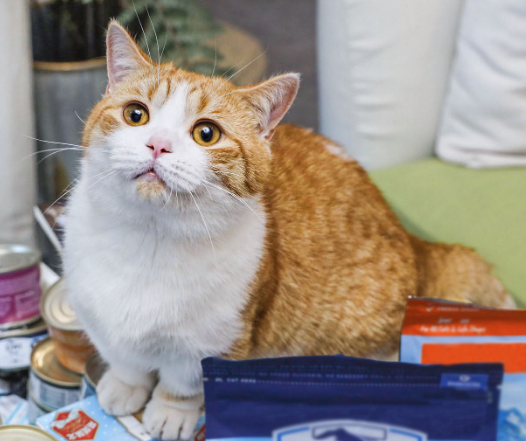
//> input picture pictures/zhupi.png, 526 x 441 px
$ ./advanced   (built with g++ and OpenCV 4)
//> lines starting //> are read from the running program, lines starting //| are printed output that depends on the picture; after the words box and inside, x2 and y2 are one past the last pixel; in counts of white or black regions, pixels touching at a corner belong together
/**
 * @brief: 漫水填充算法高级实例-加入鼠标选择像素种子
 * @author： liujin
 * @date: 2019/5/11
*/

/**头文件*/
#include "opencv2/imgproc/imgproc.hpp"
#include "opencv2/highgui/highgui.hpp"
#include <iostream>

/**命名空间*/
using namespace cv;
using namespace std;


/**全局变量*/
Mat srcImage, dstImage, grayImage, maskImage;//定义原始图、目标图、灰度图、掩模图
int g_nFillMode = 1;//1则是fixed_range
int g_nLowDifference = 20, g_nUpDifference = 20;//负差最大值、正差最大值
int g_nConnectivity = 4;//表示floodFill函数标识符低八位的连通值
int g_bIsColor = true;//是否为彩色图的标识符布尔值
bool g_bUseMask = false;//是否显示掩膜窗口的布尔值
int g_nNewMaskVal = 255;//新的重新绘制的像素值

/**函数定义*/
/// @brief:输出提示
static void ShowHelpText()
{
    //输出一些帮助信息
    printf( "\n\n\t按键操作说明: \n\n"
            "\t\t鼠标点击图中区域- 进行漫水填充操作\n"
            "\t\t键盘按键【ESC】- 退出程序\n"
            "\t\t键盘按键【1】-  切换彩色图/灰度图模式\n"
            "\t\t键盘按键【2】- 显示/隐藏掩膜窗口\n"
            "\t\t键盘按键【3】- 恢复原始图像\n"
            "\t\t键盘按键【4】- 使用空范围的漫水填充\n" //就是只有相同像素才能被加入
            "\t\t键盘按键【5】- 使用渐变、固定范围的漫水填充\n"
            "\t\t键盘按键【6】- 使用渐变、浮动范围的漫水填充\n"
            "\t\t键盘按键【7】- 操作标志符的低八位使用4位的连接模式\n"
            "\t\t键盘按键【8】- 操作标志符的低八位使用8位的连接模式\n"
    );
}
/// @brief:鼠标消息onMouse回调函数
static void onMouse( int event, int x, int y, int, void* )
{
    /// 若鼠标左键没有按下，便返回
    if( event != CV_EVENT_LBUTTONDOWN )
        return;

    /// 调用floodFill函数之前的参数准备部分
    Point seed = Point(x,y);
    int LowDifference = g_nFillMode == 0 ? 0 : g_nLowDifference;//空范围的漫水填充，此值设为0，否则设为全局的g_nLowDifference
    int UpDifference = g_nFillMode == 0 ? 0 : g_nUpDifference;//空范围的漫水填充，此值设为0，否则设为全局的g_nUpDifference
    int flags = g_nConnectivity + (g_nNewMaskVal << 8) +
                (g_nFillMode == 1 ? CV_FLOODFILL_FIXED_RANGE : 0);//标识符的0~7位为g_nConnectivity，8~15位为g_nNewMaskVal左移8位的值，16~23位为CV_FLOODFILL_FIXED_RANGE或者0。

    //随机生成bgr值
    int b = (unsigned)theRNG() & 255;//随机返回一个0~255之间的值
    int g = (unsigned)theRNG() & 255;//随机返回一个0~255之间的值
    int r = (unsigned)theRNG() & 255;//随机返回一个0~255之间的值
    //定义重绘区域的最小边界矩形区域
    Rect ccomp;

    //在重绘区域像素的新值，若是彩色图模式，取Scalar(b, g, r)；若是灰度图模式，取Scalar(r*0.299 + g*0.587 + b*0.114)
    Scalar newVal = g_bIsColor ? Scalar(b, g, r) : Scalar(r*0.299 + g*0.587 + b*0.114);

    Mat dst = g_bIsColor ? dstImage : grayImage;//目标图的赋值
    int area;

    /// 正式调用floodFill函数
    if( g_bUseMask )
    {
        threshold(maskImage, maskImage, 1, 128, CV_THRESH_BINARY);
        area = floodFill(dst, maskImage, seed, newVal, &ccomp, Scalar(LowDifference, LowDifference, LowDifference),
                         Scalar(UpDifference, UpDifference, UpDifference), flags);
        imshow( "mask", maskImage );
    }
    else
    {
        area = floodFill(dst, seed, newVal, &ccomp, Scalar(LowDifference, LowDifference, LowDifference),
                         Scalar(UpDifference, UpDifference, UpDifference), flags);
    }

    imshow("效果图", dst);
    cout << area << " 个像素被重绘\n";
}

/**主程序*/
int main( int argc, char** argv )
{

    /// 读入源图片
    srcImage = imread("../../pictures/zhupi.png");
//> srcImage is the input picture: 441 rows x 526 cols, CV_8UC3; mean B, G, R 134.6, 141.4, 152
    if (!srcImage.data) {
        printf("读入文件错误！\n");
        return 1;
    }

    /// 显示帮助文字
    ShowHelpText();

    //复制到dstImage
    srcImage.copyTo(dstImage);//拷贝源图到目标图
    //转换成grayImage
    cvtColor(srcImage, grayImage, COLOR_BGR2GRAY);//转换三通道的image0到灰度图
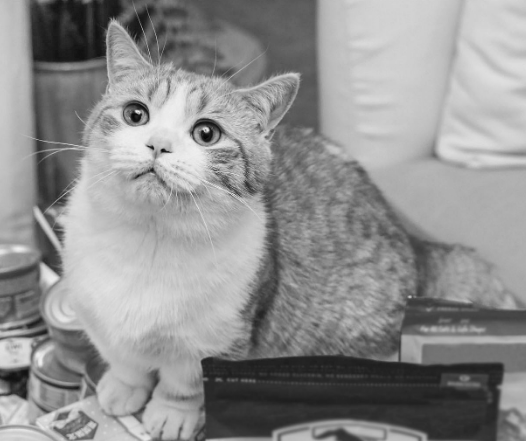
//> grayImage: 441 rows x 526 cols, CV_8UC1; min 4, max 239, mean 143.8
    //生成空的maskImage
    maskImage.create(srcImage.rows+2, srcImage.cols+2, CV_8UC1);//利用image0的尺寸来初始化掩膜mask

    namedWindow( "效果图",CV_WINDOW_AUTOSIZE );

    ///创建Trackbar
    createTrackbar( "负差最大值", "效果图", &g_nLowDifference, 255, 0 );
    createTrackbar( "正差最大值" ,"效果图", &g_nUpDifference, 255, 0 );

    ///鼠标回调函数
    setMouseCallback( "效果图", onMouse, 0 );

    ///循环轮询按键
    while(1)
    {
        //先显示效果图
        imshow("效果图", g_bIsColor ? dstImage : grayImage);

        //获取键盘按键
        int c = waitKey(0);
//> the left mouse button is pressed and released at (131, 110)
//> in onMouse, `area = floodFill(dst, seed, newVal, &ccomp, Scalar(LowDifference, LowD..`: dst: 441 rows x 526 cols, CV_8UC3; 42 pixels changed, all inside (x1, y1, x2, y2) = (125, 106, 136, 117)
//> in onMouse, `area = floodFill(dst, seed, newVal, &ccomp, Scalar(LowDifference, LowD..`: area = 42; ccomp = Rect(125, 106, 11, 11)
//| 42 个像素被重绘
//> the left mouse button is pressed and released at (394, 110)
//| 27305 个像素被重绘
//> the left mouse button is pressed and released at (394, 330)
//| 1465 个像素被重绘
//> the left mouse button is pressed and released at (131, 330)
//> in onMouse (call 7), `area = floodFill(dst, seed, newVal, &ccomp, Scalar(LowDifference, LowD..`:
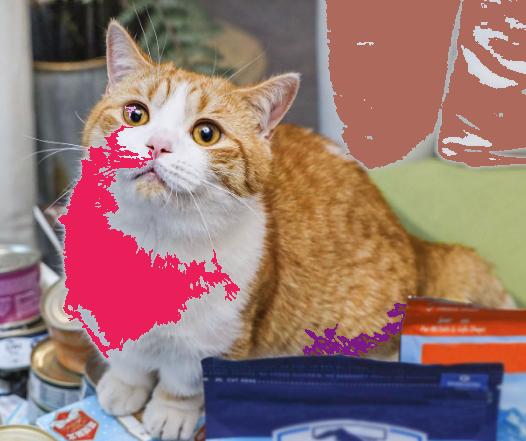
//> dst: 441 rows x 526 cols, CV_8UC3; mean B, G, R 114.1, 118.4, 151.2
//> in onMouse (call 7), `area = floodFill(dst, seed, newVal, &ccomp, Scalar(LowDifference, LowD..`: area = 15152; ccomp = Rect(58, 125, 182, 233)
//| 15152 个像素被重绘
//> the Esc key is pressed
        //判断ESC是否按下，若按下便退出
        if( (c & 255) == 27 )
        {
            cout << "程序退出...........\n";
            break;
        }

        //根据按键的不同，进行各种操作
        switch( (char)c )
        {
            //如果键盘“1”被按下，效果图在在灰度图，彩色图之间互换
            case '1':
                if( g_bIsColor )//若原来为彩色，转为灰度图，并且将掩膜mask所有元素设置为0
                {
                    cout << "键盘“1”被按下，切换彩色/灰度模式，当前操作为将【彩色模式】切换为【灰度模式】\n";
                    cvtColor(srcImage, grayImage, COLOR_BGR2GRAY);
                    maskImage = Scalar::all(0);	//将mask所有元素设置为0
                    g_bIsColor = false;	//将标识符置为false，表示当前图像不为彩色，而是灰度
                }
                else//若原来为灰度图，便将原来的彩图image0再次拷贝给image，并且将掩膜mask所有元素设置为0
                {
                    cout << "键盘“1”被按下，切换彩色/灰度模式，当前操作为将【灰度模式】切换为【彩色模式】\n";
                    srcImage.copyTo(dstImage);
                    maskImage = Scalar::all(0);
                    g_bIsColor = true;//将标识符置为true，表示当前图像模式为彩色
                }
                break;
                //如果键盘按键“2”被按下，显示/隐藏掩膜窗口
            case '2':
                if( g_bUseMask )
                {
                    destroyWindow( "mask" );
                    g_bUseMask = false;
                }
                else
                {
                    namedWindow( "mask", 0 );
                    maskImage = Scalar::all(0);
                    imshow("mask", maskImage);
                    g_bUseMask = true;
                }
                break;
                //如果键盘按键“3”被按下，恢复原始图像
            case '3':
                cout << "按键“3”被按下，恢复原始图像\n";
                srcImage.copyTo(dstImage);
                cvtColor(dstImage, grayImage, COLOR_BGR2GRAY);
                maskImage = Scalar::all(0);
                break;
                //如果键盘按键“4”被按下，使用空范围的漫水填充
            case '4':
                cout << "按键“4”被按下，使用空范围的漫水填充\n";
                g_nFillMode = 0;
                break;
                //如果键盘按键“5”被按下，使用渐变、固定范围的漫水填充
            case '5':
                cout << "按键“5”被按下，使用渐变、固定范围的漫水填充\n";
                g_nFillMode = 1;
                break;
                //如果键盘按键“6”被按下，使用渐变、浮动范围的漫水填充
            case '6':
                cout << "按键“6”被按下，使用渐变、浮动范围的漫水填充\n";
                g_nFillMode = 2;
                break;
                //如果键盘按键“7”被按下，操作标志符的低八位使用4位的连接模式
            case '7':
                cout << "按键“7”被按下，操作标志符的低八位使用4位的连接模式\n";
                g_nConnectivity = 4;
                break;
                //如果键盘按键“8”被按下，操作标志符的低八位使用8位的连接模式
            case '8':
                cout << "按键“8”被按下，操作标志符的低八位使用8位的连接模式\n";
                g_nConnectivity = 8;
                break;
        }
    }

    return 0;
}
